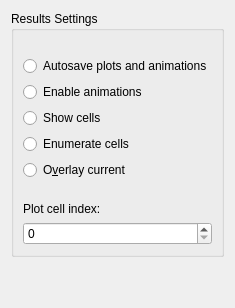
      <widget class="QWidget" name="sim_conf_stack_page_Results">
       <layout class="QGridLayout" name="gridLayout_11">
        <item row="0" column="0">
         <widget class="QGroupBox" name="groupBox_resultsSettings">
          <property name="title">
           <string>Results Settings</string>
          </property>
          <layout class="QVBoxLayout" name="verticalLayout_16">
           <item>
            <spacer name="verticalSpacer_28">
             <property name="orientation">
              <enum>Qt::Vertical</enum>
             </property>
             <property name="sizeType">
              <enum>QSizePolicy::Fixed</enum>
             </property>
             <property name="sizeHint" stdset="0">
              <size>
               <width>20</width>
               <height>16</height>
              </size>
             </property>
            </spacer>
           </item>
           <item>
            <widget class="QRadioButton" name="rb_autosavePlots">
             <property name="sizePolicy">
              <sizepolicy hsizetype="Minimum" vsizetype="Fixed">
               <horstretch>1</horstretch>
               <verstretch>1</verstretch>
              </sizepolicy>
             </property>
             <property name="text">
              <string>Autosave plots and animations</string>
             </property>
            </widget>
           </item>
           <item>
            <widget class="QRadioButton" name="rb_enableAni">
             <property name="sizePolicy">
              <sizepolicy hsizetype="Minimum" vsizetype="Fixed">
               <horstretch>1</horstretch>
               <verstretch>1</verstretch>
              </sizepolicy>
             </property>
             <property name="text">
              <string>Enable animations</string>
             </property>
            </widget>
           </item>
           <item>
            <widget class="QRadioButton" name="rb_showCells">
             <property name="sizePolicy">
              <sizepolicy hsizetype="Minimum" vsizetype="Fixed">
               <horstretch>1</horstretch>
               <verstretch>1</verstretch>
              </sizepolicy>
             </property>
             <property name="text">
              <string>Show cells</string>
             </property>
            </widget>
           </item>
           <item>
            <widget class="QRadioButton" name="rb_enumerateCells">
             <property name="sizePolicy">
              <sizepolicy hsizetype="Minimum" vsizetype="Fixed">
               <horstretch>1</horstretch>
               <verstretch>1</verstretch>
              </sizepolicy>
             </property>
             <property name="text">
              <string>Enumerate cells</string>
             </property>
            </widget>
           </item>
           <item>
            <widget class="QRadioButton" name="rb_IOverlay">
             <property name="sizePolicy">
              <sizepolicy hsizetype="Minimum" vsizetype="Fixed">
               <horstretch>1</horstretch>
               <verstretch>1</verstretch>
              </sizepolicy>
             </property>
             <property name="text">
              <string>O&amp;verlay current</string>
             </property>
            </widget>
           </item>
           <item>
            <spacer name="verticalSpacer_32">
             <property name="orientation">
              <enum>Qt::Vertical</enum>
             </property>
             <property name="sizeType">
              <enum>QSizePolicy::Fixed</enum>
             </property>
             <property name="sizeHint" stdset="0">
              <size>
               <width>20</width>
               <height>16</height>
              </size>
             </property>
            </spacer>
           </item>
           <item>
            <widget class="QLabel" name="label_13">
             <property name="sizePolicy">
              <sizepolicy hsizetype="Preferred" vsizetype="Preferred">
               <horstretch>1</horstretch>
               <verstretch>1</verstretch>
              </sizepolicy>
             </property>
             <property name="text">
              <string>Plot cell index:</string>
             </property>
            </widget>
           </item>
           <item>
            <widget class="QSpinBox" name="sb_plotCell">
             <property name="sizePolicy">
              <sizepolicy hsizetype="Minimum" vsizetype="Fixed">
               <horstretch>1</horstretch>
               <verstretch>1</verstretch>
              </sizepolicy>
             </property>
             <property name="maximum">
              <number>5000</number>
             </property>
            </widget>
           </item>
          </layout>
         </widget>
        </item>
        <item row="1" column="0">
         <spacer name="verticalSpacer_27">
          <property name="orientation">
           <enum>Qt::Vertical</enum>
          </property>
          <property name="sizeHint" stdset="0">
           <size>
            <width>20</width>
            <height>40</height>
           </size>
          </property>
         </spacer>
        </item>
       </layout>
      </widget>
